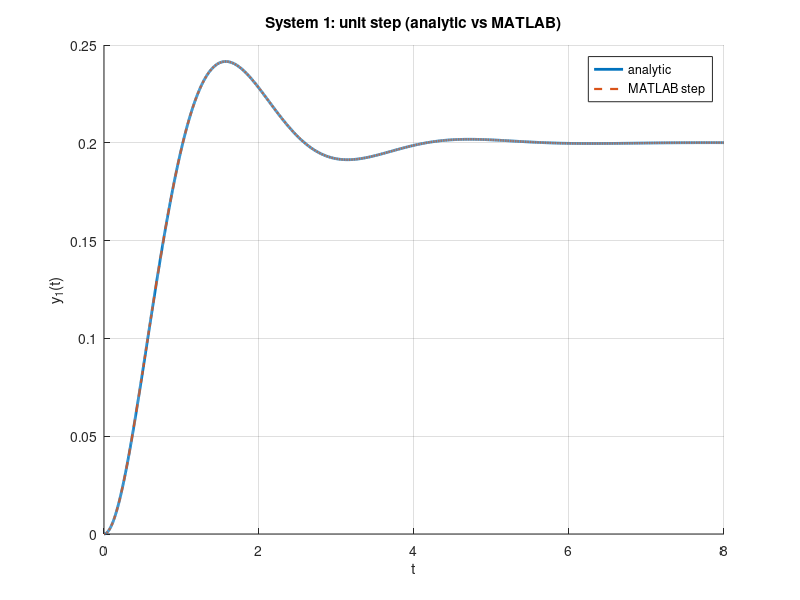
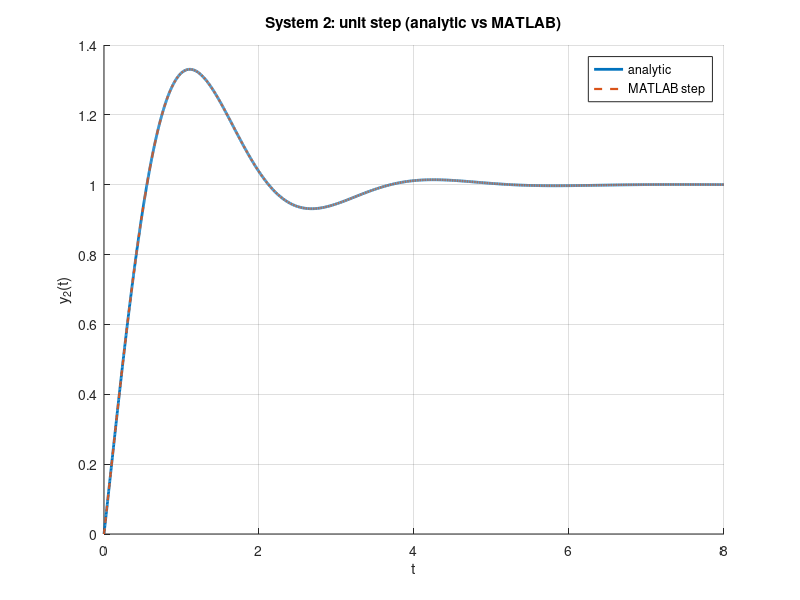

MATLAB code to generate these figures, in order:
%% Unit step responses (analytic via state eq. vs MATLAB)
clear; clc; close all;

% ---- parameters ----
m = 1; b = 2; k = 5;         % <--- 修改成你自己的数值

% ---- common matrices ----
A = [0 1; -k/m -b/m];
C1 = [1 0]; D1 = 0;
C2 = [1 0]; D2 = 0;
B1 = [0; 1/m];
B2 = [b/m; k/m - (b/m)^2];

% time grid
Tend = 8; t = linspace(0,Tend,4001).';
I = eye(2); Ai = inv(A);

% ----- Analytic via state-equation: y(t)=C*A^{-1}(e^{At}-I)B -----
y1_ana = zeros(size(t));
y2_ana = zeros(size(t));
for i = 1:numel(t)
    E = expm(A*t(i));
    y1_ana(i) = C1 * (Ai*(E - I) * B1) + D1;
    y2_ana(i) = C2 * (Ai*(E - I) * B2) + D2;
end

% ----- Numeric using MATLAB step() -----
sys1 = ss(A,B1,C1,D1);
sys2 = ss(A,B2,C2,D2);
y1_num = step(sys1, t);
y2_num = step(sys2, t);

% ----- Compare & plot -----
figure('Color','w'); hold on; grid on;
plot(t,y1_ana,'LineWidth',2);
plot(t,y1_num,'--','LineWidth',1.6);
title('System 1: unit step (analytic vs MATLAB)'); xlabel t; ylabel('y_1(t)');
legend('analytic','MATLAB step'); 
fprintf('System 1: max |diff| = %.3e\n', max(abs(y1_ana - y1_num)));

figure('Color','w'); hold on; grid on;
plot(t,y2_ana,'LineWidth',2);
plot(t,y2_num,'--','LineWidth',1.6);
title('System 2: unit step (analytic vs MATLAB)'); xlabel t; ylabel('y_2(t)');
legend('analytic','MATLAB step');
fprintf('System 2: max |diff| = %.3e\n', max(abs(y2_ana - y2_num)));


%% -------- System b (fill in your A,B, C, D from Q1) --------------
% A = [...];  B = [...];  C = [...];  D = ...;   % <-- 在此填入 Q1 的状态空间矩阵
% % analytic
% n = size(A,1); I = eye(n); Ai = inv(A);
% Yb_analytic = zeros(size(t));
% for i = 1:numel(t)
%     Yb_analytic(i) = C * (Ai*(expm(A*t(i)) - I) * B) + D;
% end
% % numeric
% sysB = ss(A,B,C,D);
% Yb_numeric = step(sysB, t);
% % compare
% figure('Color','w'); hold on; grid on;
% plot(t, Yb_analytic, 'LineWidth',2);
% plot(t, Yb_numeric, '--', 'LineWidth',1.6);
% xlabel('Time (s)'); ylabel('y_b(t)');
% title('System b: unit-step (state-equation analytic) vs MATLAB step');
% legend('analytic','numeric','Location','southeast');
% text(0.02,0.02,nameStr,'Units','normalized','FontWeight','bold');
% fprintf('System b: max |analytic - numeric| = %.3e\n', max(abs(Yb_analytic-Yb_numeric)));
